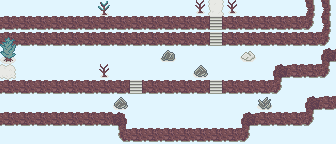

A 2D game scene composited from a Tiled map and its tileset images. What follows is a short description and the map's XML, with each tile layer's data collapsed to a summary:
An orthogonal 21x9 tile map with 16x16 px tiles, 2 tile layers (Tile Layer 1, Tile Layer 2), 7 tilesets and 3 objects (2x Door, Modifier).

<map version="1.9" tiledversion="1.9.0" orientation="orthogonal" renderorder="right-down" width="21" height="9" tilewidth="16" tileheight="16" infinite="0" backgroundcolor="#e1f5fe" nextlayerid="11" nextobjectid="61">
 <properties>
  <property name="map-name" value="Route 8" />
  <property name="music" value="route-3" />
 </properties>
 <tileset firstgid="1" source="../tilesets/outdoor-1.tsx" />
 <tileset firstgid="129" source="../tilesets/monsters.tsx" />
 <tileset firstgid="204" source="../tilesets/npc_common.tsx" />
 <tileset firstgid="256" source="../tilesets/outdoor-2.tsx" />
 <tileset firstgid="416" source="../tilesets/outdoor-3.tsx" />
 <tileset firstgid="544" source="../tilesets/basic.tsx" />
 <tileset firstgid="568" source="../tilesets/npc_main.tsx" />
 <layer id="1" name="Tile Layer 1" width="21" height="9">
  <data>[189 cells, 102 non-empty, 15 distinct tile ids]</data>
 </layer>
 <objectgroup id="9" name="npc" />
 <layer id="6" name="Tile Layer 2" width="21" height="9">
  <data>[189 cells, 2 non-empty, 2 distinct tile ids]</data>
 </layer>
 <objectgroup id="8" name="items" />
 <objectgroup id="10" name="spawn points">
  <object id="54" class="Door" x="0" y="64" width="16" height="16">
   <properties>
    <property name="mainDoor" type="bool" value="true" />
    <property name="orientation" type="int" value="2" />
    <property name="roomId" value="66" />
   </properties>
  </object>
  <object id="55" class="Door" x="208" y="0" width="16" height="16">
   <properties>
    <property name="roomId" value="64" />
   </properties>
  </object>
  <object id="58" class="Modifier" gid="562" x="304" y="64" width="16" height="16">
   <properties>
    <property name="moneyDelta" type="int" value="15" />
   </properties>
  </object>
 </objectgroup>
</map>
